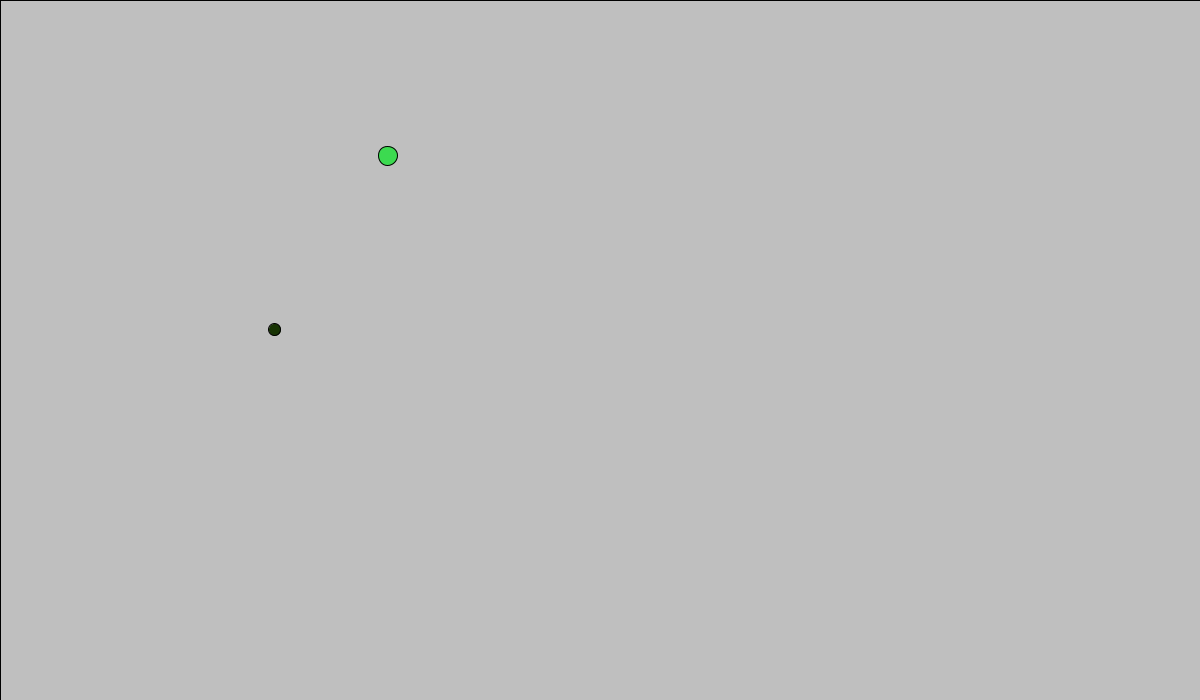
Frame 1 (no input)
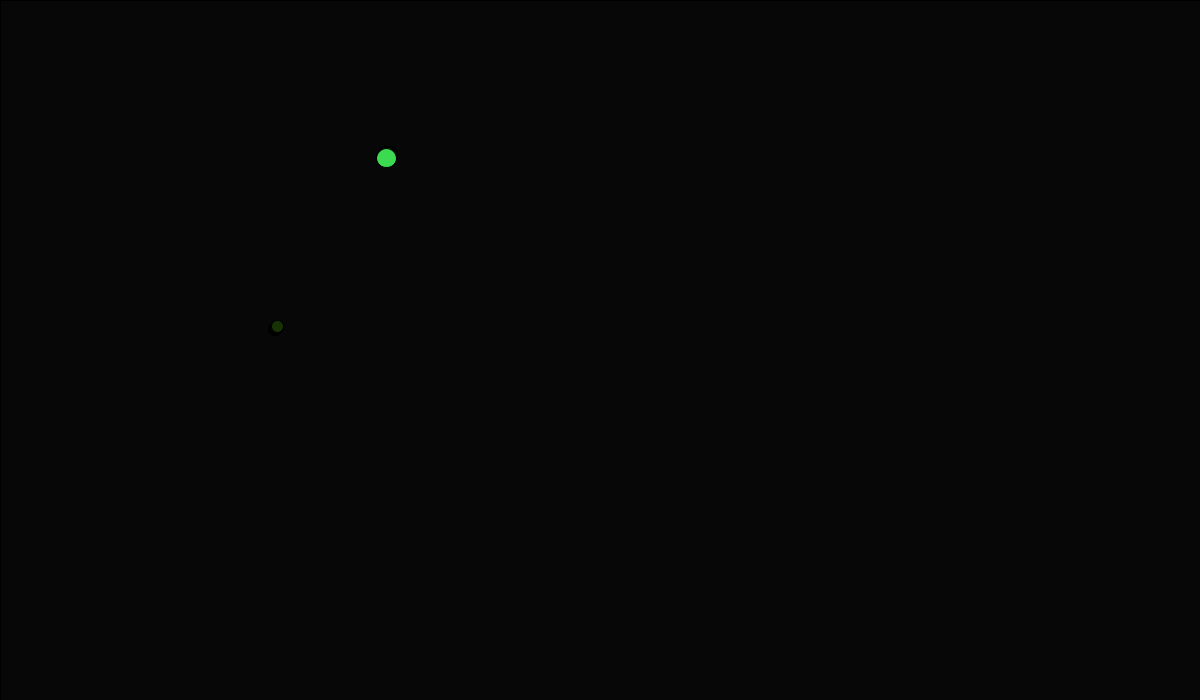
Frame 60 (the mouse pressed at the canvas centre just before this capture)
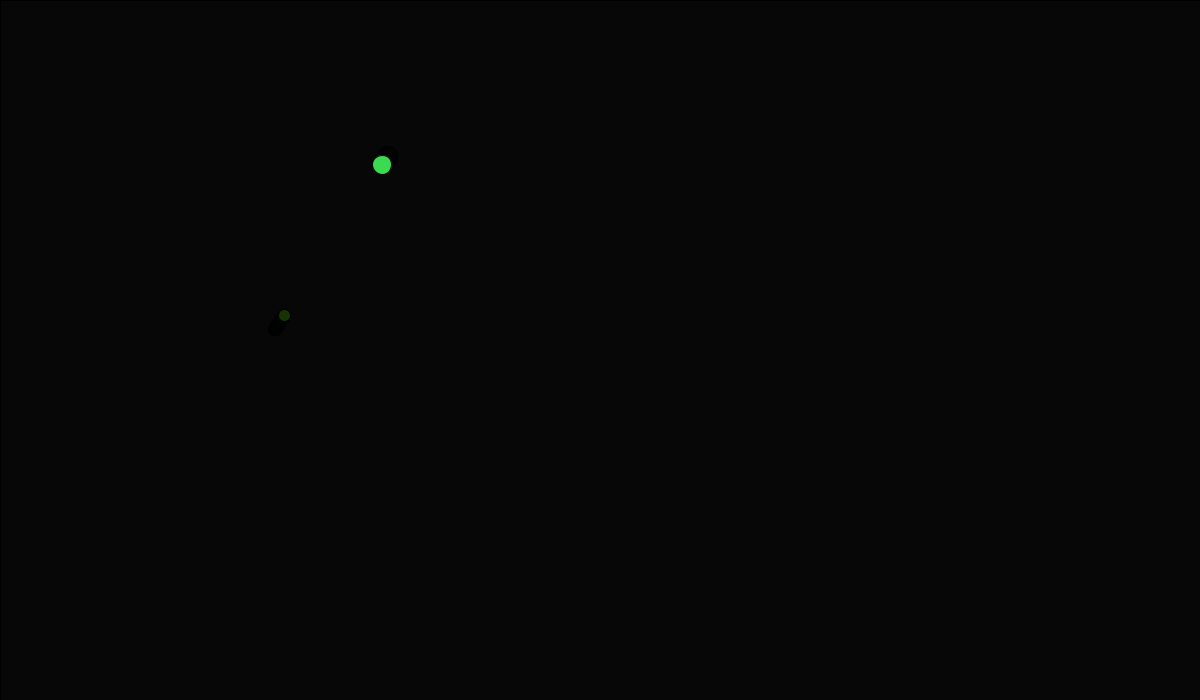
Frame 120 (the mouse held since frame 60 and released just before this capture)

The Processing sketch that drew these frames (run headless with seeded random() and noise(); from frame 60 on, the mouse is pressed at the canvas centre):

// Processing sketch: ThreeBody
// ── ThreeBody.pde
final float C = 0.001;
Mover[] movers;
int count = 2;
int ggg = 2;
float loc;
float v;

void setup(){
    size(1200, 700);
    smooth();
    ellipseMode(CENTER);

    loc = width / 2;
    v = 0.0;

    movers= new Mover[count];
    for(int i = 0; i < count; i++){
        
        movers[i] = new Mover(loc, v);
    }
}

void draw(){
    fill(0, 16);
    rect(0, 0, width, height);
    

    for(int i = 0; i < count; i++){
        for(int j = 0; j < (count - 1); j ++){
            int next = (i + j + 1) % count;
            PVector attraction= movers[next].attract(movers[i]);
            movers[i].applyForce(attraction);
        }

        movers[i].update();
        movers[i].display();
    }
}

void keyReleased(){
    if('r' == key){
        
        count = ggg;
        movers= new Mover[count];
        for(int i = 0; i < count; i++){
            
            movers[i] = new Mover(loc, v);
        }
    }

    if(CODED == key){
        if(LEFT == keyCode){
            if(ggg > 1){
                ggg -= 1;
            }
        }else if(RIGHT == keyCode){
            ggg += 1;
        }

        if(UP == keyCode){
            v -= 0.1;
        }else if(DOWN == keyCode){
            v += 0.1;
        }

        println("ggg:"+ggg+", v:"+v);
    }

}


// ── Mover.pde
class Mover{
    final float G = 10;
    PVector location;
    PVector velocity;
    PVector acceleration;

    color _color;
    float mass;
    float radius;

    Mover(float loc, float v){
        location = new PVector(random(loc), random(loc));
        velocity = new PVector(random(-v, v), random(-v, v));
        acceleration = new PVector(0, 0);
        mass = random(4.0, 10.0);
        radius = 2 * mass;
        _color = color(random(255), random(255), random(255));
    }

    void update(){

        velocity.add(acceleration);
        location.add(velocity);

        acceleration.mult(0);
    }

    void display(){
        fill(_color);
        ellipse(location.x, location.y, radius, radius);
    }

    void applyForce(PVector force){
        PVector f = PVector.div(force, mass);
        acceleration.add(f);
    }


    PVector attract(Mover m){
        PVector force = PVector.sub(location, m.location);
        float distance = force.mag();
        float strenth = (G * mass * m.mass) / (distance * distance);
        force.normalize();
        force.mult(strenth);

        return force;
    }
}
